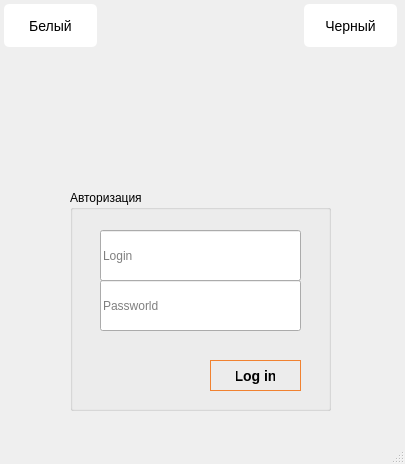
<?xml version="1.0" encoding="UTF-8"?>
<ui version="4.0">
 <class>MainWindow</class>
 <widget class="QMainWindow" name="MainWindow">
  <property name="geometry">
   <rect>
    <x>0</x>
    <y>0</y>
    <width>405</width>
    <height>464</height>
   </rect>
  </property>
  <property name="windowTitle">
   <string>MainWindow</string>
  </property>
  <widget class="QWidget" name="centralwidget">
   <widget class="QGroupBox" name="groupBox">
    <property name="geometry">
     <rect>
      <x>70</x>
      <y>190</y>
      <width>261</width>
      <height>221</height>
     </rect>
    </property>
    <property name="styleSheet">
     <string notr="true"/>
    </property>
    <property name="title">
     <string>Авторизация</string>
    </property>
    <widget class="QPushButton" name="pushButton_3">
     <property name="geometry">
      <rect>
       <x>140</x>
       <y>170</y>
       <width>91</width>
       <height>31</height>
      </rect>
     </property>
     <property name="styleSheet">
      <string notr="true">display: block;	
	box-sizing: border-box;
	padding: 0 25px;    
	height: 42px;
	line-height: 38px;    
	border: 1px solid #F18230;
	border-radius: 25px;    
	font-size: 14px;
	color: #FFFFFF;
	text-align: center;
	font-weight: 600;
color: #000000
</string>
     </property>
     <property name="text">
      <string>Log in</string>
     </property>
    </widget>
    <widget class="QLabel" name="error">
     <property name="geometry">
      <rect>
       <x>30</x>
       <y>140</y>
       <width>201</width>
       <height>21</height>
      </rect>
     </property>
     <property name="styleSheet">
      <string notr="true">font-size: 11px;</string>
     </property>
     <property name="text">
      <string/>
     </property>
    </widget>
    <widget class="QLineEdit" name="lineEdit">
     <property name="geometry">
      <rect>
       <x>30</x>
       <y>40</y>
       <width>201</width>
       <height>51</height>
      </rect>
     </property>
     <property name="placeholderText">
      <string>Login</string>
     </property>
    </widget>
    <widget class="QLineEdit" name="passworld">
     <property name="geometry">
      <rect>
       <x>30</x>
       <y>90</y>
       <width>201</width>
       <height>51</height>
      </rect>
     </property>
     <property name="placeholderText">
      <string>Passworld</string>
     </property>
    </widget>
   </widget>
   <widget class="QPushButton" name="pushButton">
    <property name="geometry">
     <rect>
      <x>300</x>
      <y>0</y>
      <width>101</width>
      <height>51</height>
     </rect>
    </property>
    <property name="styleSheet">
     <string notr="true">background-color: white;
    color: black;
    border: 2px solid #555555;
background-color: #ffffff; /* Green */
    border: none;
margin: 4px 4px;
border-radius: 5%;
    color: white;
    padding: 10px 10px;
    text-align: center;
    text-decoration: none;
    display: inline-block;
    font-size: 14px;
    cursor: pointer;
color: hsla(#000000);
</string>
    </property>
    <property name="text">
     <string>Черный</string>
    </property>
   </widget>
   <widget class="QPushButton" name="pushButton_2">
    <property name="geometry">
     <rect>
      <x>0</x>
      <y>0</y>
      <width>101</width>
      <height>51</height>
     </rect>
    </property>
    <property name="styleSheet">
     <string notr="true">background-color: white;
    color: black;
    border: 2px solid #555555;
background-color: #ffffff; /* Green */
    border: none;
margin: 4px 4px;
border-radius: 5%;
    color: white;
    padding: 10px 10px;
    text-align: center;
    text-decoration: none;
    display: inline-block;
    font-size: 14px;
    cursor: pointer;
color: hsla(#000000);
</string>
    </property>
    <property name="text">
     <string>Белый</string>
    </property>
   </widget>
   <widget class="QLabel" name="label">
    <property name="geometry">
     <rect>
      <x>80</x>
      <y>50</y>
      <width>241</width>
      <height>141</height>
     </rect>
    </property>
    <property name="text">
     <string/>
    </property>
   </widget>
  </widget>
  <widget class="QMenuBar" name="menubar">
   <property name="geometry">
    <rect>
     <x>0</x>
     <y>0</y>
     <width>405</width>
     <height>26</height>
    </rect>
   </property>
  </widget>
  <widget class="QStatusBar" name="statusbar"/>
 </widget>
 <resources/>
 <connections/>
</ui>
